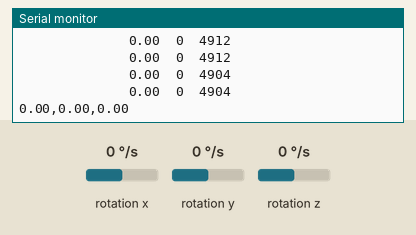
Simulated run of this sketch. Board: Arduino Mega 2560, built with avr-gcc and run on an emulated ATmega2560. On the bench: the last lines printed to the serial monitor. Wiring (inferred from the names in the program): L3G4200D gyroscope at I2C address 0x69. The inputs (shaded band) are chosen by the test bench; at power-on: rotation y 0 °/s, rotation x 0 °/s, rotation z 0 °/s.

Above: at 8.6 s.
8.7 s: rotation y set to -192 °/s
At 9.4 s:
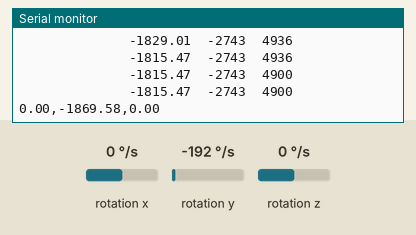
11.7 s: rotation y set to -100 °/s
At 12.3 s:
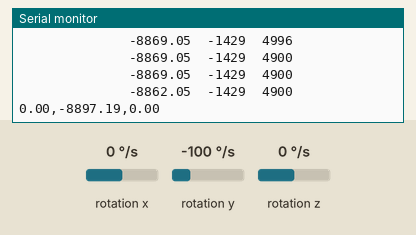
14.7 s: rotation y set to 4 °/s
At 15.2 s:
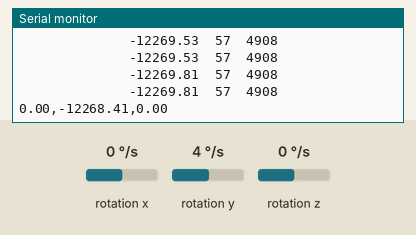
17.7 s: rotation y set to 100 °/s
At 18.3 s:
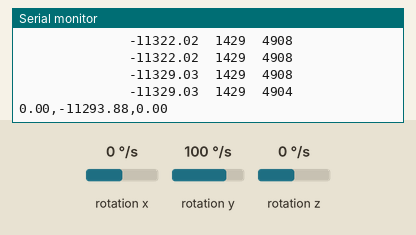
20.7 s: rotation y set to 0 °/s
At 21.7 s:
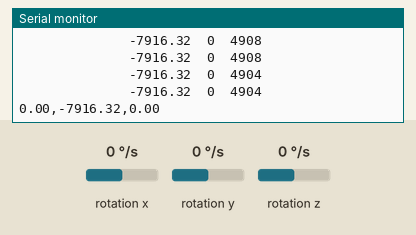
Timing chart, 0 to 22.8 s (numbered marks = the images above; inputs shaded):
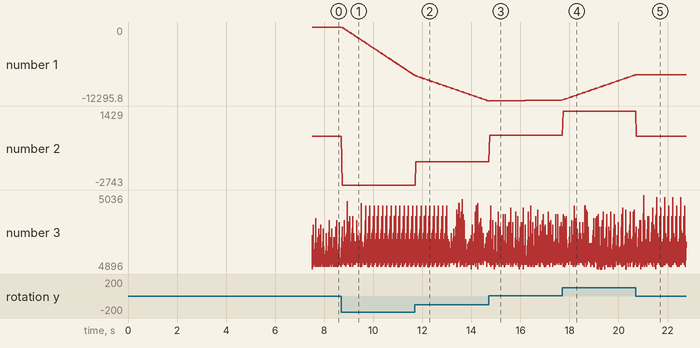

Measured:
- after the input at 8.7 s, the serial monitor: prints a new line at once (image 1)
- plotted number 1: 0 → -8070.75 after the input at 8.7 s
- plotted number 2: 0 → -2743 after the input at 8.7 s

The sketch:

GyroAngle1_30_Timer_300Hz.ino
```cpp
#include <Wire.h>

#define CTRL_REG1 0x20
#define CTRL_REG2 0x21
#define CTRL_REG3 0x22
#define CTRL_REG4 0x23
#define CTRL_REG5 0x24

//use address 104 if CS is not connected
int L3G4200D_Address = 105; //I2C address of the L3G4200D

int zOld, xOld, yOld, xCand, yCand, zCand;
int threshold = 200;

float bx = 0,by=0,bz=0;
long bxS,byS,bzS;


// delta T control the routine frequency
float deltaT = 5;
float timerLoop = 0, timerReading = 0;
float timerRoutine = 0, count = 0;
float redingTime = 0, samplingTime = 0, calcTime =0, printTime = 0;
float k=0, kM1=0, kMReading = 0, kMRoutine=0, kMLoop=0;

//Boolean
boolean processing = false;

// Timer variables
volatile float phi=0;
volatile float theta=0;
volatile float psi=0;
volatile int x=0;
volatile int y = 0;
volatile int z= 0;
volatile int cont=0;
volatile int dt=0;
//volatile int dtM1=0;
//volatile int dtM2=0;
//volatile int dtM3=0;
//volatile int dtM4=0;
//volatile int dtM5=0;
//volatile int dtM6=0;
//volatile int dtM7=0;
//volatile int dtM8=0;
//volatile int dtM9=0;

volatile int dtM1=0;
volatile int dtM2=0;
volatile int dtM3=0;
volatile int dtM4=0;
volatile int dtM5=0;
volatile int yM1=0;
volatile int yM2=0;
volatile int yM3=0;
volatile int yM4=0;
volatile int yM5=0;
volatile float thetaM1=0;
volatile float thetaM2=0;
volatile float thetaM3=0;
volatile float thetaM4=0;
volatile float thetaM5=0;

void setup()
{
  Wire.begin();
  Serial.begin(115200);
  if (!processing)
  {
   Serial.println("starting up L3G4200D");
   //Serial.println("Setting up timer3");
  }


  setupL3G4200D(2000); // Configure L3G4200  - 250, 500 or 2000 deg/sec
  delay(1500); //wait for the sensor to be ready
  calcBias();
  Serial.print("Readings take: (us)");
  Serial.println(samplingTime);


  // Initialize Timer
  cli();
  TCCR3A = 0;
  TCCR3B = 0;

  // Set compare match register to the desired timer count
  OCR3A=77; //16*10^6/(200Hz*1024)-1 = 77 -> 200 Hz
  //OCR3A=193; //16*10^6/(80Hz*1024)-1 = 193 -> 80 Hz
  //OCR3A=780; //16*10^6/(20Hz*1024)-1 = 780 -> 20 Hz
  //OCR3A=50; //16*10^6/(308Hz*1024)-1 = 50 -> 308 Hz

  TCCR3B |= (1 << WGM32);
  // Set CS10 and CS12 bits for 1024 prescaler:
  TCCR3B |= (1 << CS30) | (1 << CS32);
  // enable timer compare interrupt:
  TIMSK3 |= (1 << OCIE3B);

  // enable global interrupts:
  sei();

  //Serial.println("Interrupt enabled");

  k = micros();
}

void loop()
{
  //SerialRoutine();
  //timerLoop = micros()-kMLoop;
  //kMLoop = micros();

  timerRoutine = micros()-kMRoutine;
  if (timerRoutine >= deltaT*1000)
  {
    //getGyroValues();
    kMRoutine = micros();
    count += 1;
    //calcAngle();
    if (count >= 5)
    {
      //Serial.println(cont);
      Serial.print("theta_y_dt:   ");
      Serial.print("  ");
      Serial.print(theta);
      Serial.print("  ");
      Serial.print(y);
      Serial.print("  ");
      Serial.println(dt);
      Serial.print("              ");
      Serial.print(thetaM1);
      Serial.print("  ");
      Serial.print(yM1);
      Serial.print("  ");
      Serial.println(dtM1);
      Serial.print("              ");
      Serial.print(thetaM2);
      Serial.print("  ");
      Serial.print(yM2);
      Serial.print("  ");
      Serial.println(dtM2);
      Serial.print("              ");
      Serial.print(thetaM3);
      Serial.print("  ");
      Serial.print(yM3);
      Serial.print("  ");
      Serial.println(dtM3);
      Serial.print("              ");
      Serial.print(thetaM4);
      Serial.print("  ");
      Serial.print(yM4);
      Serial.print("  ");
      Serial.println(dtM4);
      Serial.print("              ");
      Serial.print(thetaM5);
      Serial.print("  ");
      Serial.print(yM5);
      Serial.print("  ");
      Serial.println(dtM5);


      count = 0;
      printSerialAngle();
      //printOmega();
      //printT();
      cont=0;
    }
  }
}

ISR(TIMER3_COMPB_vect)
{
  // Mettilo altrimenti non funziona
  sei();
  // Update x, y, and z with new values 2.5ms
  getGyroValues();
  calcAngle();
  cont++;
}

void SerialRoutine()
{
  if (Serial.available()>0)
  {
    byte in = Serial.read();
    if (in=='A')
    {
     Serial.println("Ciao");
    }
    else if (in == 'B')
    {
      Serial.println("Bella");
    }
  }
}

void calcAngle()
{
 dt = micros()-k;
 //phi=phi+x*(double)dt/1000000.0;
 /*
 Serial.print("  Dt: ");
 Serial.print(dt);
 Serial.print("  Wy ");
 Serial.print(y);
 Serial.print("  thetaOLD ");
 Serial.print(theta);
 */
 theta=theta+y*(float) dt/1000000.0;
 /*
 Serial.print("  thetaNEW ");
 Serial.println(theta);
 */
 //psi=psi+z*(double)dt/1000000.0;


// dtM9=dtM8;
// dtM8=dtM7;
// dtM7=dtM6;
// dtM6=dtM5;
 dtM5=dtM4;
 dtM4=dtM3;
 dtM3=dtM2;
 dtM2=dtM1;
 dtM1=dt;

 yM5=yM4;
 yM4=yM3;
 yM3=yM2;
 yM2=yM1;
 yM1=y;

 thetaM5=thetaM4;
 thetaM4=thetaM3;
 thetaM3=thetaM2;
 thetaM2=thetaM1;
 thetaM1=theta;

 k=micros();
}

void printT()
{
  Serial.print("  timer loop: ");
  Serial.print(timerLoop);
  Serial.print("  timer reading: ");
  Serial.print(timerReading);
  Serial.print("  timer routine: ");
  Serial.print(timerRoutine);
  //Serial.print("  Calc time: ");
  //Serial.print(calcTime);
  //Serial.print("  Sampling time: ");
  //Serial.print(samplingTime);
  Serial.print("  dt: ");
  Serial.println(dt);
}

void getGyroValues()
{

  //starting samplingTimer
  samplingTime = micros();
  byte xMSB = readRegister(L3G4200D_Address, 0x29);
  byte xLSB = readRegister(L3G4200D_Address, 0x28);
  x = ((xMSB << 8) | xLSB);

  byte yMSB = readRegister(L3G4200D_Address, 0x2B);
  byte yLSB = readRegister(L3G4200D_Address, 0x2A);
  y = ((yMSB << 8) | yLSB);

  byte zMSB = readRegister(L3G4200D_Address, 0x2D);
  byte zLSB = readRegister(L3G4200D_Address, 0x2C);
  z = ((zMSB << 8) | zLSB);

  removeBias();
  samplingTime = micros()- samplingTime;
}


void writeRegister(int deviceAddress, byte address, byte val)
{
    Wire.beginTransmission(deviceAddress); // start transmission to device
    Wire.write(address);       // send register address
    Wire.write(val);         // send value to write
    Wire.endTransmission();     // end transmission
}

int readRegister(int deviceAddress, byte address)
{
    int v;
    Wire.beginTransmission(deviceAddress);
    Wire.write(address); // register to read
    Wire.endTransmission();

    Wire.requestFrom(deviceAddress, 1); // read a byte

    while(!Wire.available())
    {
        // waiting
       // Serial.println("No Data");
    }

    v = Wire.read();
    return v;
}

void printOmega()
{
  Serial.print("       Wx:");
  Serial.print(x);

  Serial.print("       Wy:");
  Serial.print(y);

  Serial.print("       Wz:");
  Serial.println(z);
}

void printAngle()
{
  Serial.print("Phi:");
  Serial.print(phi);

  Serial.print("       Theta:");
  Serial.print(theta);

  Serial.print("       Psi:");
  Serial.println(psi);
}

void printSerialAngle()
{
  Serial.print(phi);
  Serial.print(",");
  Serial.print(theta);
  Serial.print(",");
  Serial.println(psi);
}

void calcBias()
{
  if (!processing)
    Serial.println("Bias");
  int c = 2000;
  for (int i = 0; i<c; i++)
  {
    getGyroValues();
    bxS = bxS + x;
    byS = byS + y;
    bzS = bzS + z;
  }

  bx = bxS / c;
  by = byS / c;
  bz = bzS / c;

  if (!processing)
  {
    Serial.println(bx);
    Serial.println(by);
    Serial.println(bz);
  }
}

void removeBias()
{
  x = x - bx;
  y = y - by;
  z = z - bz;
}

int setupL3G4200D(int scale)
{
  //From  Jim Lindblom of Sparkfun's code

  // Enable x, y, z and turn off power down:
  //writeRegister(L3G4200D_Address, CTRL_REG1, 0b00001111);
  // 400Hz and 1Hz cutoff frq of the HPF
  //writeRegister(L3G4200D_Address, CTRL_REG1, 0b01011111);
  // 200Hz
  writeRegister(L3G4200D_Address, CTRL_REG1, 0b01001111);

  // If you'd like to adjust/use the HPF:
  // High pass filter cut off frecuency configuration
  // ODR 200Hz, cutoff 0.02Hz 1001
  //writeRegister(L3G4200D_Address, CTRL_REG2, 0b00001001);
  // ODR 200Hz, cutoff 1 Hz 0100
  //writeRegister(L3G4200D_Address, CTRL_REG2, 0b00000100);
  // ODR 200Hz, cutoff 0.02Hz 1001
  writeRegister(L3G4200D_Address, CTRL_REG2, 0b00001001);

  // Configure CTRL_REG3 to generate data ready interrupt on INT2
  // No interrupts used on INT1, if you'd like to configure INT1
  // or INT2 otherwise, consult the datasheet:
  //writeRegister(L3G4200D_Address, CTRL_REG3, 0b00001000);

  // CTRL_REG4 controls the full-scale range, among other things:

  if(scale == 250)
  {
    writeRegister(L3G4200D_Address, CTRL_REG4, 0b00000000);
  }
  else if(scale == 500)
  {
    writeRegister(L3G4200D_Address, CTRL_REG4, 0b00010000);
  }
  else
  {
    writeRegister(L3G4200D_Address, CTRL_REG4, 0b00110000);
  }

  // CTRL_REG5 controls high-pass filtering of outputs, use it
  // if you'd like:
  writeRegister(L3G4200D_Address, CTRL_REG5, 0b00010000);
  //writeRegister(L3G4200D_Address, CTRL_REG5, 0b00000000);
}
```
